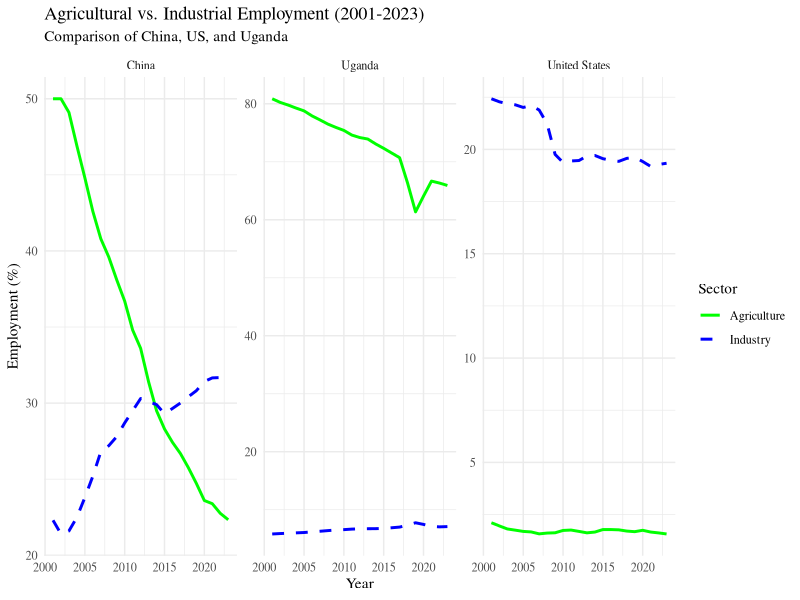
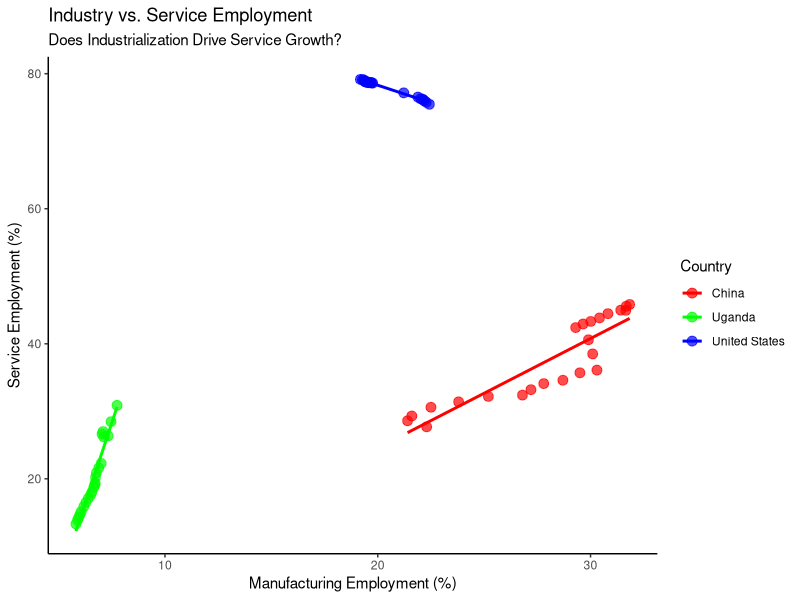
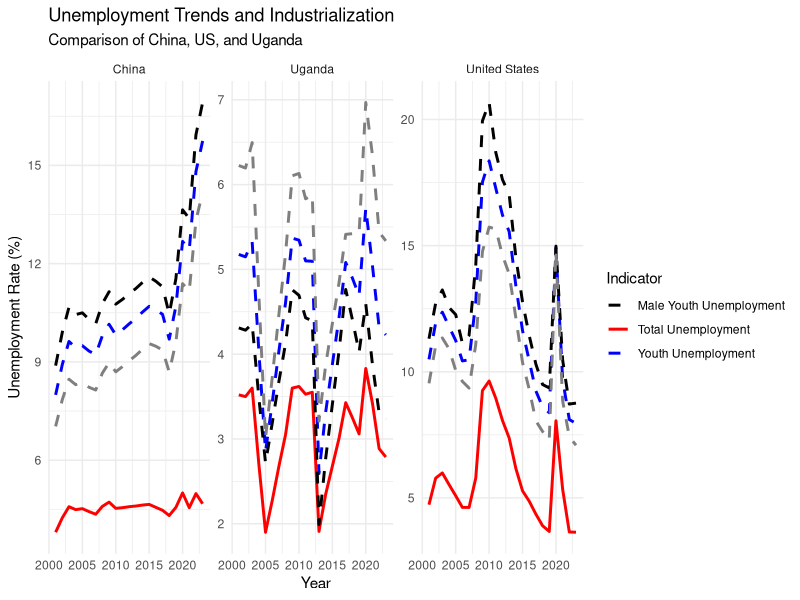
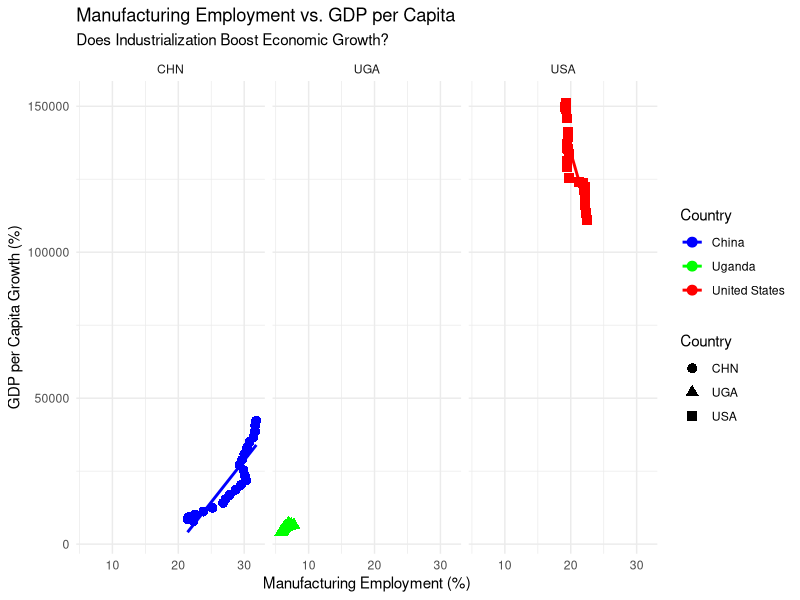
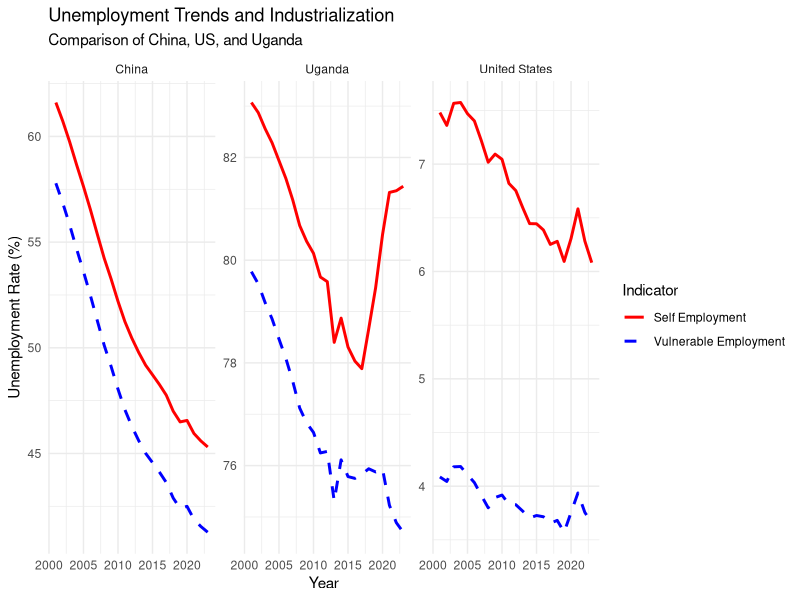
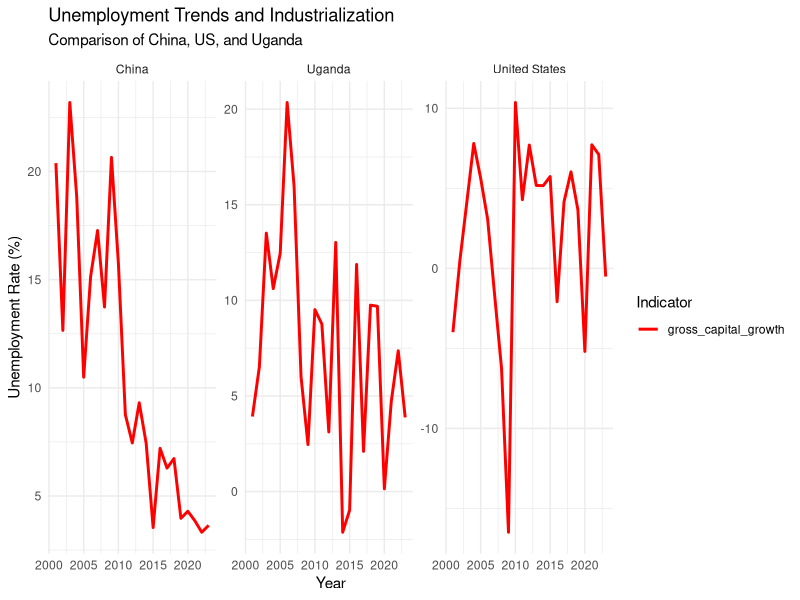

Recreate these plots in R, in order.
## ---- chunk 1
# install.packages(c("readxl", "writexl")

library(readxl)
library(writexl)
library(tidyverse)

## ---- chunk 2
data_available_clean <- read_excel("data/available_data.xlsx")

## ---- chunk 3

ggplot(data_available_clean, aes(x = year)) +
  geom_line(aes(y = empl_agri, color = "Agriculture"), size = 1) +
  geom_line(aes(y = empl_industry, color = "Industry"), size = 1, linetype = "dashed") +
  facet_wrap(~ country_name, scales = "free_y") +
  scale_color_manual(values = c("Agriculture" = "green", "Industry" = "blue")) +
  labs(title = "Agricultural vs. Industrial Employment (2001-2023)",
       subtitle = "Comparison of China, US, and Uganda",
       x = "Year", y = "Employment (%)", color = "Sector") +
  theme_minimal() +
    theme(
    text = element_text(family = "serif")
  )

## ---- chunk 4
ggplot(data_available_clean, aes(x = empl_industry, y = empl_services, color = country_name)) +
  geom_point(size = 3, alpha = 0.7) +
  geom_smooth(method = "lm", se = FALSE) +
  scale_color_manual(values = c("China" = "red", "United States" = "blue", "Uganda" = "green")) +
  labs(title = "Industry vs. Service Employment",
       subtitle = "Does Industrialization Drive Service Growth?",
       x = "Manufacturing Employment (%)",
       y = "Service Employment (%)",
       color = "Country") +
  theme_classic()

## ---- chunk 5


ggplot(data_available_clean, aes(x = year)) +
  geom_line(aes(y = unemp_total_milo, color = "Total Unemployment"), size = 1) +
  geom_line(aes(y = unemp_youth_total_milo, color = "Youth Unemployment"), size = 1, linetype = "dashed") +
  geom_line(aes(y = unemp_youth_male_milo, color = "Male Youth Unemployment"), size = 1, linetype = "dashed") +
    geom_line(aes(y = unemp_youth_female_milo, color = "Female Unemployment"), size = 1, linetype = "dashed") +
  facet_wrap(~ country_name, scales = "free_y") +
  scale_color_manual(values = c("Total Unemployment" = "red", "Youth Unemployment" = "blue", "Male Youth Unemployment" = "black", "Female Youth Unemployment" = "gray")) +
  labs(title = "Unemployment Trends and Industrialization",
       subtitle = "Comparison of China, US, and Uganda",
       x = "Year", y = "Unemployment Rate (%)", color = "Indicator") +
  theme_minimal()


## ---- chunk 6

ggplot(data_available_clean, aes(x = empl_industry, y = gdp_per_person_employed, 
                                 color = country_name, shape = country_code)) +
  geom_point(size = 3) +
  geom_smooth(method = "lm", se = FALSE) +
  scale_color_manual(values = c("China" = "blue", "United States" = "red", "Uganda" = "green")) +
  labs(title = "Manufacturing Employment vs. GDP per Capita",
       subtitle = "Does Industrialization Boost Economic Growth?",
       x = "Manufacturing Employment (%)",
       y = "GDP per Capita Growth (%)",
       color = "Country", shape = "Country") +
  theme_minimal() +
  facet_wrap(~ country_code)


## ---- chunk 7


ggplot(data_available_clean, aes(x = year)) +
  geom_line(aes(y = self_employed_total, color = "Self Employment"), size = 1) +
  geom_line(aes(y = vulnerable_emp_total, color = "Vulnerable Employment"), size = 1, linetype = "dashed") +
  facet_wrap(~ country_name, scales = "free_y") +
  scale_color_manual(values = c("Self Employment" = "red", "Vulnerable Employment" = "blue")) +
  labs(title = "Unemployment Trends and Industrialization",
       subtitle = "Comparison of China, US, and Uganda",
       x = "Year", y = "Unemployment Rate (%)", color = "Indicator") +
  theme_minimal()


ggplot(data_available_clean, aes(x = year)) +
  geom_line(aes(y = gross_capital_growth, color = "gross_capital_growth"), size = 1) +
  facet_wrap(~ country_name, scales = "free_y") +
  scale_color_manual(values = c("gross_capital_growth" = "red")) +
  labs(title = "Unemployment Trends and Industrialization",
       subtitle = "Comparison of China, US, and Uganda",
       x = "Year", y = "Unemployment Rate (%)", color = "Indicator") +
  theme_minimal()

## ---- chunk 8
# Read Original File and Assign it to "data" 

data <- read_excel("data/0_OriginData_World_Development_Indicators.xlsx")

# Pivot longer to convert year columns into a "Year" column

data_long <- data |>
  pivot_longer(
    cols = starts_with("20"), 
    # Select all year columns (2001-2023)
    names_to = "Year",          
    # Move column names to "Year"
    values_to = "Value"
    # Store data values in "Value"
    )        

# Drop NAs contained by these cols

data_long <- data_long |>
  drop_na(`Country Name`, `Country Code`, `Series Code`, `Series Name`)

# Convert Year column to numeric

data_long$Year <- as.numeric(str_extract(data_long$Year, "\\d+"))

# Pivot wider to make Series Name values into separate columns

data_clean <- data_long |>
  select(-"Series Code") |>
  # delete the "Series Code" column
  pivot_wider(names_from = "Series Name", 
              values_from = "Value")

## ---- chunk 9
# Save the data as an Excel file

# write_xlsx(data_clean, "data/1_world_bank_data_clean.xlsx")

## ---- chunk 10
#| code-fold: show

# Define short names for selected variables
data_available <- data_clean %>%
  select(
    country_name                = `Country Name`,
    country_code                = `Country Code`,
    year                        = `Year`,
    changes_inventories         = `Changes in inventories (constant LCU)`,
    cfw_female                  = `Contributing family workers, female (% of female employment) (modeled ILO estimate)`,
    cfw_male                    = `Contributing family workers, male (% of male employment) (modeled ILO estimate)`,
    cfw_total                   = `Contributing family workers, total (% of total employment) (modeled ILO estimate)`,
    employers_female            = `Employers, female (% of female employment) (modeled ILO estimate)`,
    employers_male              = `Employers, male (% of male employment) (modeled ILO estimate)`,
    employers_total             = `Employers, total (% of total employment) (modeled ILO estimate)`,
    empl_agri                 = `Employment in agriculture (% of total employment) (modeled ILO estimate)`,
    empl_agri_female          = `Employment in agriculture, female (% of female employment) (modeled ILO estimate)`,
    empl_agri_male            = `Employment in agriculture, male (% of male employment) (modeled ILO estimate)`,
    empl_industry             = `Employment in industry (% of total employment) (modeled ILO estimate)`,
    empl_industry_female      = `Employment in industry, female (% of female employment) (modeled ILO estimate)`,
    empl_industry_male        = `Employment in industry, male (% of male employment) (modeled ILO estimate)`,
    empl_services             = `Employment in services (% of total employment) (modeled ILO estimate)`,
    empl_services_female      = `Employment in services, female (% of female employment) (modeled ILO estimate)`,
    empl_services_male        = `Employment in services, male (% of male employment) (modeled ILO estimate)`,
    emp_pop_15plus_female_milo  = `Employment to population ratio, 15+, female (%) (modeled ILO estimate)`,
    emp_pop_15plus_female_nat   = `Employment to population ratio, 15+, female (%) (national estimate)`,
    emp_pop_15plus_male_milo    = `Employment to population ratio, 15+, male (%) (modeled ILO estimate)`,
    emp_pop_15plus_male_nat     = `Employment to population ratio, 15+, male (%) (national estimate)`,
    emp_pop_15plus_total_milo   = `Employment to population ratio, 15+, total (%) (modeled ILO estimate)`,
    emp_pop_15plus_total_nat    = `Employment to population ratio, 15+, total (%) (national estimate)`,
    emp_pop_15_24_female_milo   = `Employment to population ratio, ages 15-24, female (%) (modeled ILO estimate)`,
    emp_pop_15_24_female_nat    = `Employment to population ratio, ages 15-24, female (%) (national estimate)`,
    emp_pop_15_24_male_milo     = `Employment to population ratio, ages 15-24, male (%) (modeled ILO estimate)`,
    emp_pop_15_24_male_nat      = `Employment to population ratio, ages 15-24, male (%) (national estimate)`,
    emp_pop_15_24_total_milo    = `Employment to population ratio, ages 15-24, total (%) (modeled ILO estimate)`,
    emp_pop_15_24_total_nat     = `Employment to population ratio, ages 15-24, total (%) (national estimate)`,
    exports_growth              = `Exports of goods and services (annual % growth)`,
    exports_const               = `Exports of goods and services (constant LCU)`,
    final_cons_growth           = `Final consumption expenditure (annual % growth)`,
    final_cons_const            = `Final consumption expenditure (constant LCU)`,
    gdp_const                   = `GDP (constant LCU)`,
    gdp_growth                  = `GDP growth (annual %)`,
    gdp_percap_const            = `GDP per capita (constant LCU)`,
    gdp_percap_growth           = `GDP per capita growth (annual %)`,
    gdp_per_person_employed     = `GDP per person employed (constant 2021 PPP $)`,
    gov_final_cons_growth       = `General government final consumption expenditure (annual % growth)`,
    gov_final_cons_const        = `General government final consumption expenditure (constant LCU)`,
    gni_const                   = `GNI (constant LCU)`,
    gni_growth                  = `GNI growth (annual %)`,
    gni_percap_const            = `GNI per capita (constant LCU)`,
    gni_percap_growth           = `GNI per capita growth (annual %)`,
    gov_exp_edu_pct_gdp         = `Government expenditure on education, total (% of GDP)`,
    gov_exp_edu_pct_gov         = `Government expenditure on education, total (% of government expenditure)`,
    gross_capital_growth        = `Gross capital formation (annual % growth)`,
    gross_capital_const         = `Gross capital formation (constant LCU)`,
    gross_fixed_capital_growth  = `Gross fixed capital formation (annual % growth)`,
    gross_fixed_capital_const   = `Gross fixed capital formation (constant LCU)`,
    gross_national_expenditure  = `Gross national expenditure (constant LCU)`,
    households_cons_growth      = `Households and NPISHs Final consumption expenditure (annual % growth)`,
    households_cons_const       = `Households and NPISHs Final consumption expenditure (constant LCU)`,
    households_cons_percap_growth = `Households and NPISHs Final consumption expenditure per capita growth (annual %)`,
    imports_growth              = `Imports of goods and services (annual % growth)`,
    imports_const               = `Imports of goods and services (constant LCU)`,
    lfpr_15_24_female_milo      = `Labor force participation rate for ages 15-24, female (%) (modeled ILO estimate)`,
    lfpr_15_24_female_nat       = `Labor force participation rate for ages 15-24, female (%) (national estimate)`,
    lfpr_15_24_male_milo        = `Labor force participation rate for ages 15-24, male (%) (modeled ILO estimate)`,
    lfpr_15_24_male_nat         = `Labor force participation rate for ages 15-24, male (%) (national estimate)`,
    lfpr_15_24_total_milo       = `Labor force participation rate for ages 15-24, total (%) (modeled ILO estimate)`,
    lfpr_15_24_total_nat        = `Labor force participation rate for ages 15-24, total (%) (national estimate)`,
    lfpr_female_15plus_milo      = `Labor force participation rate, female (% of female population ages 15+) (modeled ILO estimate)`,
    lfpr_female_15plus_nat       = `Labor force participation rate, female (% of female population ages 15+) (national estimate)`,
    lfpr_female_15_64_milo       = `Labor force participation rate, female (% of female population ages 15-64) (modeled ILO estimate)`,
    lfpr_male_15plus_milo        = `Labor force participation rate, male (% of male population ages 15+) (modeled ILO estimate)`,
    lfpr_male_15plus_nat         = `Labor force participation rate, male (% of male population ages 15+) (national estimate)`,
    lfpr_male_15_64_milo         = `Labor force participation rate, male (% of male population ages 15-64) (modeled ILO estimate)`,
    lfpr_total_15plus_milo       = `Labor force participation rate, total (% of total population ages 15+) (modeled ILO estimate)`,
    lfpr_total_15plus_nat        = `Labor force participation rate, total (% of total population ages 15+) (national estimate)`,
    lfpr_total_15_64_milo        = `Labor force participation rate, total (% of total population ages 15-64) (modeled ILO estimate)`,
    lf_adv_edu_total            = `Labor force with advanced education (% of total working-age population with advanced education)`,
    lf_adv_edu_female           = `Labor force with advanced education, female (% of female working-age population with advanced education)`,
    lf_adv_edu_male             = `Labor force with advanced education, male (% of male working-age population with advanced education)`,
    lf_basic_edu_total          = `Labor force with basic education (% of total working-age population with basic education)`,
    lf_basic_edu_female         = `Labor force with basic education, female (% of female working-age population with basic education)`,
    lf_basic_edu_male           = `Labor force with basic education, male (% of male working-age population with basic education)`,
    lf_intermediate_edu_total   = `Labor force with intermediate education (% of total working-age population with intermediate education)`,
    lf_intermediate_edu_female  = `Labor force with intermediate education, female (% of female working-age population with intermediate education)`,
    lf_intermediate_edu_male    = `Labor force with intermediate education, male (% of male working-age population with intermediate education)`,
    labor_female_pct            = `Labor force, female (% of total labor force)`,
    labor_total                 = `Labor force, total`,
    part_time_female            = `Part time employment, female (% of total female employment)`,
    part_time_male              = `Part time employment, male (% of total male employment)`,
    part_time_total             = `Part time employment, total (% of total employment)`,
    ratio_lfpr_female_male_milo = `Ratio of female to male labor force participation rate (%) (modeled ILO estimate)`,
    ratio_lfpr_female_male_nat  = `Ratio of female to male labor force participation rate (%) (national estimate)`,
    self_employed_female        = `Self-employed, female (% of female employment) (modeled ILO estimate)`,
    self_employed_male          = `Self-employed, male (% of male employment) (modeled ILO estimate)`,
    self_employed_total         = `Self-employed, total (% of total employment) (modeled ILO estimate)`,
    youth_not_in_edu_female     = `Share of youth not in education, employment or training, female (% of female youth population)`,
    youth_not_in_edu_male       = `Share of youth not in education, employment or training, male (% of male youth population)`,
    youth_not_in_edu_total      = `Share of youth not in education, employment or training, total (% of youth population)`,
    unemp_adv_edu_total         = `Unemployment with advanced education (% of total labor force with advanced education)`,
    unemp_adv_edu_female        = `Unemployment with advanced education, female (% of female labor force with advanced education)`,
    unemp_adv_edu_male          = `Unemployment with advanced education, male (% of male labor force with advanced education)`,
    unemp_basic_edu_total       = `Unemployment with basic education (% of total labor force with basic education)`,
    unemp_basic_edu_female      = `Unemployment with basic education, female (% of female labor force with basic education)`,
    unemp_basic_edu_male        = `Unemployment with basic education, male (% of male labor force with basic education)`,
    unemp_inter_edu_total       = `Unemployment with intermediate education (% of total labor force with intermediate education)`,
    unemp_inter_edu_female      = `Unemployment with intermediate education, female (% of female labor force with intermediate education)`,
    unemp_inter_edu_male        = `Unemployment with intermediate education, male (% of male labor force with intermediate education)`,
    unemp_female_milo           = `Unemployment, female (% of female labor force) (modeled ILO estimate)`,
    unemp_female_nat            = `Unemployment, female (% of female labor force) (national estimate)`,
    unemp_male_milo             = `Unemployment, male (% of male labor force) (modeled ILO estimate)`,
    unemp_male_nat              = `Unemployment, male (% of male labor force) (national estimate)`,
    unemp_total_milo            = `Unemployment, total (% of total labor force) (modeled ILO estimate)`,
    unemp_total_nat             = `Unemployment, total (% of total labor force) (national estimate)`,
    unemp_youth_female_milo     = `Unemployment, youth female (% of female labor force ages 15-24) (modeled ILO estimate)`,
    unemp_youth_female_nat      = `Unemployment, youth female (% of female labor force ages 15-24) (national estimate)`,
    unemp_youth_male_milo       = `Unemployment, youth male (% of male labor force ages 15-24) (modeled ILO estimate)`,
    unemp_youth_male_nat        = `Unemployment, youth male (% of male labor force ages 15-24) (national estimate)`,
    unemp_youth_total_milo      = `Unemployment, youth total (% of total labor force ages 15-24) (modeled ILO estimate)`,
    unemp_youth_total_nat       = `Unemployment, youth total (% of total labor force ages 15-24) (national estimate)`,
    vulnerable_emp_female       = `Vulnerable employment, female (% of female employment) (modeled ILO estimate)`,
    vulnerable_emp_male         = `Vulnerable employment, male (% of male employment) (modeled ILO estimate)`,
    vulnerable_emp_total        = `Vulnerable employment, total (% of total employment) (modeled ILO estimate)`,
    wage_workers_female         = `Wage and salaried workers, female (% of female employment) (modeled ILO estimate)`,
    wage_workers_male           = `Wage and salaried workers, male (% of male employment) (modeled ILO estimate)`,
    wage_workers_total          = `Wage and salaried workers, total (% of total employment) (modeled ILO estimate)`
  )

## ---- chunk 11
# Mutate the chr into numeric

data_available_clean <- data_available |> 
  mutate(across(-c(country_name, country_code, year), as.numeric))
  # cut out the first three columns and transfer the rest


# Save final data set as Excel file to analyze

# write_xlsx(data_available_clean, "data/available_data.xlsx")


## ---- chunk 12
#| code-fold: show

codebook <- tribble(
  ~new_variable,                    ~original_variable,                                                    
  "country_name",                   "Country Name",
  "country_code",                   "Country Code",
  "year",                           "Year",
  "changes_inventories",            "Changes in inventories (constant LCU)",
  "cfw_female",                     "Contributing family workers, female (% of female employment) (modeled ILO estimate)",
  "cfw_male",                       "Contributing family workers, male (% of male employment) (modeled ILO estimate)",
  "cfw_total",                      "Contributing family workers, total (% of total employment) (modeled ILO estimate)",
  "employers_female",               "Employers, female (% of female employment) (modeled ILO estimate)",
  "employers_male",                 "Employers, male (% of male employment) (modeled ILO estimate)",
  "employers_total",                "Employers, total (% of total employment) (modeled ILO estimate)",
  "empl_agri",                      "Employment in agriculture (% of total employment) (modeled ILO estimate)",
  "empl_agri_female",               "Employment in agriculture, female (% of female employment) (modeled ILO estimate)",
  "empl_agri_male",                 "Employment in agriculture, male (% of male employment) (modeled ILO estimate)",
  "empl_industry",                  "Employment in industry (% of total employment) (modeled ILO estimate)",
  "empl_industry_female",           "Employment in industry, female (% of female employment) (modeled ILO estimate)",
  "empl_industry_male",             "Employment in industry, male (% of male employment) (modeled ILO estimate)",
  "empl_services",                  "Employment in services (% of total employment) (modeled ILO estimate)",
  "empl_services_female",           "Employment in services, female (% of female employment) (modeled ILO estimate)",
  "empl_services_male",             "Employment in services, male (% of male employment) (modeled ILO estimate)",
  "emp_pop_15plus_female_milo",     "Employment to population ratio, 15+, female (%) (modeled ILO estimate)",
  "emp_pop_15plus_female_nat",      "Employment to population ratio, 15+, female (%) (national estimate)",
  "emp_pop_15plus_male_milo",       "Employment to population ratio, 15+, male (%) (modeled ILO estimate)",
  "emp_pop_15plus_male_nat",        "Employment to population ratio, 15+, male (%) (national estimate)",
  "emp_pop_15plus_total_milo",      "Employment to population ratio, 15+, total (%) (modeled ILO estimate)",
  "emp_pop_15plus_total_nat",       "Employment to population ratio, 15+, total (%) (national estimate)",
  "emp_pop_15_24_female_milo",      "Employment to population ratio, ages 15-24, female (%) (modeled ILO estimate)",
  "emp_pop_15_24_female_nat",       "Employment to population ratio, ages 15-24, female (%) (national estimate)",
  "emp_pop_15_24_male_milo",        "Employment to population ratio, ages 15-24, male (%) (modeled ILO estimate)",
  "emp_pop_15_24_male_nat",         "Employment to population ratio, ages 15-24, male (%) (national estimate)",
  "emp_pop_15_24_total_milo",       "Employment to population ratio, ages 15-24, total (%) (modeled ILO estimate)",
  "emp_pop_15_24_total_nat",        "Employment to population ratio, ages 15-24, total (%) (national estimate)",
  "exports_growth",                 "Exports of goods and services (annual % growth)",
  "exports_const",                  "Exports of goods and services (constant LCU)",
  "final_cons_growth",              "Final consumption expenditure (annual % growth)",
  "final_cons_const",               "Final consumption expenditure (constant LCU)",
  "gdp_const",                      "GDP (constant LCU)",
  "gdp_growth",                     "GDP growth (annual %)",
  "gdp_percap_const",               "GDP per capita (constant LCU)",
  "gdp_percap_growth",              "GDP per capita growth (annual %)",
  "gdp_per_person_employed",        "GDP per person employed (constant 2021 PPP $)",
  "gov_final_cons_growth",          "General government final consumption expenditure (annual % growth)",
  "gov_final_cons_const",           "General government final consumption expenditure (constant LCU)",
  "gni_const",                      "GNI (constant LCU)",
  "gni_growth",                     "GNI growth (annual %)",
  "gni_percap_const",               "GNI per capita (constant LCU)",
  "gni_percap_growth",              "GNI per capita growth (annual %)",
  "gov_exp_edu_pct_gdp",            "Government expenditure on education, total (% of GDP)",
  "gov_exp_edu_pct_gov",            "Government expenditure on education, total (% of government expenditure)",
  "gross_capital_growth",           "Gross capital formation (annual % growth)",
  "gross_capital_const",            "Gross capital formation (constant LCU)",
  "gross_fixed_capital_growth",     "Gross fixed capital formation (annual % growth)",
  "gross_fixed_capital_const",      "Gross fixed capital formation (constant LCU)",
  "gross_national_expenditure",     "Gross national expenditure (constant LCU)",
  "households_cons_growth",         "Households and NPISHs Final consumption expenditure (annual % growth)",
  "households_cons_const",          "Households and NPISHs Final consumption expenditure (constant LCU)",
  "households_cons_percap_growth",  "Households and NPISHs Final consumption expenditure per capita growth (annual %)",
  "imports_growth",                 "Imports of goods and services (annual % growth)",
  "imports_const",                  "Imports of goods and services (constant LCU)",
  "lfpr_15_24_female_milo",         "Labor force participation rate for ages 15-24, female (%) (modeled ILO estimate)",
  "lfpr_15_24_female_nat",          "Labor force participation rate for ages 15-24, female (%) (national estimate)",
  "lfpr_15_24_male_milo",           "Labor force participation rate for ages 15-24, male (%) (modeled ILO estimate)",
  "lfpr_15_24_male_nat",            "Labor force participation rate for ages 15-24, male (%) (national estimate)",
  "lfpr_15_24_total_milo",          "Labor force participation rate for ages 15-24, total (%) (modeled ILO estimate)",
  "lfpr_15_24_total_nat",           "Labor force participation rate for ages 15-24, total (%) (national estimate)",
  "lfpr_female_15plus_milo",        "Labor force participation rate, female (% of female population ages 15+) (modeled ILO estimate)",
  "lfpr_female_15plus_nat",         "Labor force participation rate, female (% of female population ages 15+) (national estimate)",
  "lfpr_female_15_64_milo",         "Labor force participation rate, female (% of female population ages 15-64) (modeled ILO estimate)",
  "lfpr_male_15plus_milo",          "Labor force participation rate, male (% of male population ages 15+) (modeled ILO estimate)",
  "lfpr_male_15plus_nat",           "Labor force participation rate, male (% of male population ages 15+) (national estimate)",
  "lfpr_male_15_64_milo",           "Labor force participation rate, male (% of male population ages 15-64) (modeled ILO estimate)",
  "lfpr_total_15plus_milo",         "Labor force participation rate, total (% of total population ages 15+) (modeled ILO estimate)",
  "lfpr_total_15plus_nat",          "Labor force participation rate, total (% of total population ages 15+) (national estimate)",
  "lfpr_total_15_64_milo",          "Labor force participation rate, total (% of total population ages 15-64) (modeled ILO estimate)",
  "lf_adv_edu_total",               "Labor force with advanced education (% of total working-age population with advanced education)",
  "lf_adv_edu_female",              "Labor force with advanced education, female (% of female working-age population with advanced education)",
  "lf_adv_edu_male",                "Labor force with advanced education, male (% of male working-age population with advanced education)",
  "lf_basic_edu_total",             "Labor force with basic education (% of total working-age population with basic education)",
  "lf_basic_edu_female",            "Labor force with basic education, female (% of female working-age population with basic education)",
  "lf_basic_edu_male",              "Labor force with basic education, male (% of male working-age population with basic education)",
  "lf_intermediate_edu_total",      "Labor force with intermediate education (% of total working-age population with intermediate education)",
  "lf_intermediate_edu_female",     "Labor force with intermediate education, female (% of female working-age population with intermediate education)",
  "lf_intermediate_edu_male",       "Labor force with intermediate education, male (% of male working-age population with intermediate education)",
  "labor_female_pct",               "Labor force, female (% of total labor force)",
  "labor_total",                    "Labor force, total",
  "part_time_female",               "Part time employment, female (% of total female employment)",
  "part_time_male",                 "Part time employment, male (% of total male employment)",
  "part_time_total",                "Part time employment, total (% of total employment)",
  "ratio_lfpr_female_male_milo",     "Ratio of female to male labor force participation rate (%) (modeled ILO estimate)",
  "ratio_lfpr_female_male_nat",      "Ratio of female to male labor force participation rate (%) (national estimate)",
  "self_employed_female",           "Self-employed, female (% of female employment) (modeled ILO estimate)",
  "self_employed_male",             "Self-employed, male (% of male employment) (modeled ILO estimate)",
  "self_employed_total",            "Self-employed, total (% of total employment) (modeled ILO estimate)",
  "youth_not_in_edu_female",        "Share of youth not in education, employment or training, female (% of female youth population)",
  "youth_not_in_edu_male",          "Share of youth not in education, employment or training, male (% of male youth population)",
  "youth_not_in_edu_total",         "Share of youth not in education, employment or training, total (% of youth population)",
  "unemp_adv_edu_total",            "Unemployment with advanced education (% of total labor force with advanced education)",
  "unemp_adv_edu_female",           "Unemployment with advanced education, female (% of female labor force with advanced education)",
  "unemp_adv_edu_male",             "Unemployment with advanced education, male (% of male labor force with advanced education)",
  "unemp_basic_edu_total",          "Unemployment with basic education (% of total labor force with basic education)",
  "unemp_basic_edu_female",         "Unemployment with basic education, female (% of female labor force with basic education)",
  "unemp_basic_edu_male",           "Unemployment with basic education, male (% of male labor force with basic education)",
  "unemp_inter_edu_total",          "Unemployment with intermediate education (% of total labor force with intermediate education)",
  "unemp_inter_edu_female",         "Unemployment with intermediate education, female (% of female labor force with intermediate education)",
  "unemp_inter_edu_male",           "Unemployment with intermediate education, male (% of male labor force with intermediate education)",
  "unemp_female_milo",              "Unemployment, female (% of female labor force) (modeled ILO estimate)",
  "unemp_female_nat",               "Unemployment, female (% of female labor force) (national estimate)",
  "unemp_male_milo",                "Unemployment, male (% of male labor force) (modeled ILO estimate)",
  "unemp_male_nat",                 "Unemployment, male (% of male labor force) (national estimate)",
  "unemp_total_milo",               "Unemployment, total (% of total labor force) (modeled ILO estimate)",
  "unemp_total_nat",                "Unemployment, total (% of total labor force) (national estimate)",
  "unemp_youth_female_milo",        "Unemployment, youth female (% of female labor force ages 15-24) (modeled ILO estimate)",
  "unemp_youth_female_nat",         "Unemployment, youth female (% of female labor force ages 15-24) (national estimate)",
  "unemp_youth_male_milo",          "Unemployment, youth male (% of male labor force ages 15-24) (modeled ILO estimate)",
  "unemp_youth_male_nat",           "Unemployment, youth male (% of male labor force ages 15-24) (national estimate)",
  "unemp_youth_total_milo",         "Unemployment, youth total (% of total labor force ages 15-24) (modeled ILO estimate)",
  "unemp_youth_total_nat",          "Unemployment, youth total (% of total labor force ages 15-24) (national estimate)",
  "vulnerable_emp_female",          "Vulnerable employment, female (% of female employment) (modeled ILO estimate)",
  "vulnerable_emp_male",            "Vulnerable employment, male (% of male employment) (modeled ILO estimate)",
  "vulnerable_emp_total",           "Vulnerable employment, total (% of total employment) (modeled ILO estimate)",
  "wage_workers_female",            "Wage and salaried workers, female (% of female employment) (modeled ILO estimate)",
  "wage_workers_male",              "Wage and salaried workers, male (% of male employment) (modeled ILO estimate)",
  "wage_workers_total",             "Wage and salaried workers, total (% of total employment) (modeled ILO estimate)",
)


# Write the updated codebook to an Excel file

# write_xlsx(codebook, "data/3_codebook_availabledata.xlsx")

